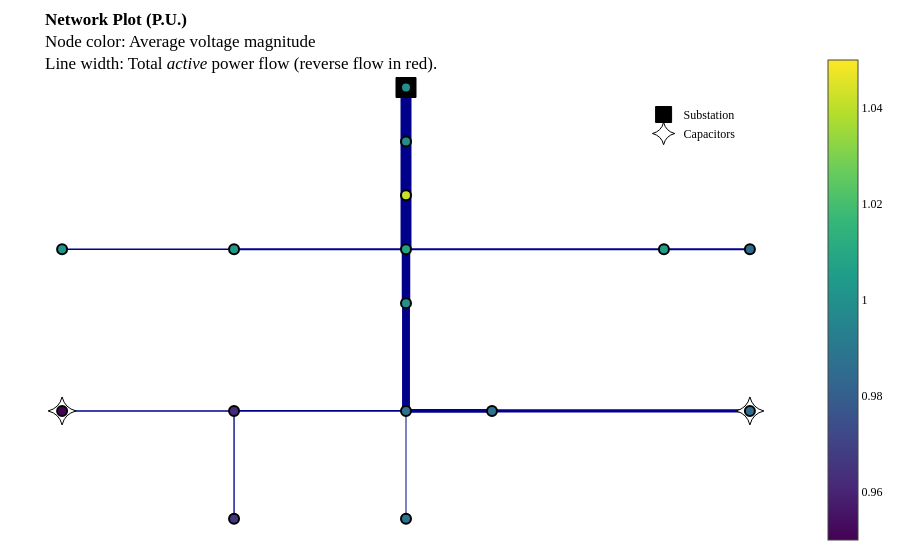

Source (notebook cell):
### Markdown cell above
## Run a power flow on the IEEE 13 bus system with no control variables.

### Code cell
case = opf.create_case(opf.CASES_DIR / "csv" / "ieee13")
result = case.run_pf()  # run power flow
result.plot_network()

### Figure 1 — Plotly figure (JSON) as saved in the notebook; plotly's stock layout.template omitted (floating-point values rounded to 4 significant figures)
{"data": [{"hoverinfo": "none", "line": {"color": "darkblue", "dash": "solid", "width": 11}, "mode": "lines", "showlegend": false, "type": "scatter", "x": [0.0303, 0.0303], "y": [1, 0.7647]}, {"hoverinfo": "none", "line": {"color": "darkblue", "dash": "solid", "width": 10.99}, "mode": "lines", "showlegend": false, "type": "scatter", "x": [0.0303, 0.0303], "y": [0.7647, 0.5294]}, {"hoverinfo": "none", "line": {"color": "darkblue", "dash": "solid", "width": 2.133}, "mode": "lines", "showlegend": false, "type": "scatter", "x": [0.0303, 0.7576], "y": [0.2941, 0.2941]}, {"hoverinfo": "none", "line": {"color": "darkblue", "dash": "solid", "width": 2.131}, "mode": "lines", "showlegend": false, "type": "scatter", "x": [0.7576, 1], "y": [0.2941, 0.2941]}, {"hoverinfo": "none", "line": {"color": "darkblue", "dash": "solid", "width": 7.912}, "mode": "lines", "showlegend": false, "type": "scatter", "x": [0.0303, 0.0303], "y": [0.05882, -0.4118]}, {"hoverinfo": "none", "line": {"color": "darkblue", "dash": "solid", "width": 2.137}, "mode": "lines", "showlegend": false, "type": "scatter", "x": [0.0303, -0.4545], "y": [0.2941, 0.2941]}, {"hoverinfo": "none", "line": {"color": "darkblue", "dash": "solid", "width": 1.655}, "mode": "lines", "showlegend": false, "type": "scatter", "x": [-0.4545, -0.9394], "y": [0.2941, 0.2941]}, {"hoverinfo": "none", "line": {"color": "darkblue", "dash": "solid", "width": 3.827}, "mode": "lines", "showlegend": false, "type": "scatter", "x": [0.0303, 0.2727], "y": [-0.4118, -0.4118]}, {"hoverinfo": "none", "line": {"color": "darkblue", "dash": "solid", "width": 3.362}, "mode": "lines", "showlegend": false, "type": "scatter", "x": [0.2727, 1], "y": [-0.4118, -0.4118]}, {"hoverinfo": "none", "line": {"color": "darkblue", "dash": "solid", "width": 1.457}, "mode": "lines", "showlegend": false, "type": "scatter", "x": [-0.4545, -0.9394], "y": [-0.4118, -0.4118]}, {"hoverinfo": "none", "line": {"color": "darkblue", "dash": "solid", "width": 1.342}, "mode": "lines", "showlegend": false, "type": "scatter", "x": [-0.4545, -0.4545], "y": [-0.4118, -0.8824]}, {"hoverinfo": "none", "line": {"color": "darkblue", "dash": "solid", "width": 8.507}, "mode": "lines", "showlegend": false, "type": "scatter", "x": [0.0303, 0.0303], "y": [0.2941, 0.05882]}, {"hoverinfo": "none", "line": {"color": "darkblue", "dash": "solid", "width": 10.95}, "mode": "lines", "showlegend": false, "type": "scatter", "x": [0.0303, 0.0303], "y": [0.5294, 0.2941]}, {"hoverinfo": "none", "line": {"color": "darkblue", "dash": "solid", "width": 1}, "mode": "lines", "showlegend": false, "type": "scatter", "x": [0.0303, 0.0303], "y": [-0.4118, -0.8824]}, {"hoverinfo": "none", "line": {"color": "darkblue", "dash": "solid", "width": 1.801}, "mode": "lines", "showlegend": false, "type": "scatter", "x": [0.0303, -0.4545], "y": [-0.4118, -0.4118]}, {"hoverinfo": "none", "marker": {"color": "black", "line": {"color": "black", "width": 1}, "size": 20, "symbol": "square"}, "mode": "markers", "name": "Substation", "showlegend": true, "type": "scatter", "x": [0.0303], "y": [1.0]}, {"hoverinfo": "none", "marker": {"color": "orange", "line": {"color": "black", "width": 0.5}, "size": 10, "symbol": "star-triangle-up"}, "mode": "markers", "name": "Reverse Power Flow", "showlegend": true, "type": "scatter", "x": [], "y": []}, {"hoverinfo": "none", "mode": "markers", "showlegend": false, "type": "scatter", "x": [], "y": []}, {"hoverinfo": "none", "marker": {"color": "white", "line": {"color": "black", "width": 1}, "size": 20, "symbol": "star-diamond"}, "mode": "markers", "name": "Capacitors", "showlegend": true, "type": "scatter", "x": [1.0, -0.9394], "y": [-0.4118, -0.4118]}, {"hoverinfo": "none", "marker": {"color": "white", "line": {"color": "black", "width": 1}, "size": 20, "symbol": "circle"}, "mode": "markers", "name": "Generators", "showlegend": true, "type": "scatter", "x": [], "y": []}, {"hoverlabel": {"font": {"family": "Monospace"}}, "hovertemplate": "%{text}", "marker": {"cmax": 1.05, "cmin": 0.95, "color": [1.0, 0.9981, 1.042, 1.005, 0.9845, 0.9876, 1.003, 1.002, 0.9876, 0.9855, 0.9502, 0.9658, 1.0, 1.008, 0.9876, 0.9619], "colorscale": [[0, "#440154"], [0.1111, "#482878"], [0.2222, "#3e4989"], [0.3333, "#31688e"], [0.4444, "#26828e"], [0.5556, "#1f9e89"], [0.6667, "#35b779"], [0.7778, "#6ece58"], [0.8889, "#b5de2b"], [1, "#fde725"]], "line": {"color": "black", "width": 2}, "reversescale": false, "showscale": true, "size": 10}, "mode": "markers", "showlegend": false, "text": ["<b>  Bus: sourcebus        (p.u.)</b><br><b>              A       B       C</b><br>⚡ V Mag     1.000   1.000   1.000<br>💡 P Load    0.000   0.000   0.000<br>💡 Q Load    0.000   0.000   0.000<br>", "<b>  Bus: 650          (p.u.)</b><br><b>              A       B       C</b><br>⚡ V Mag     0.998   0.999   0.998<br>💡 P Load    0.000   0.000   0.000<br>💡 Q Load    0.000   0.000   0.000<br><br><b>  transformer: sourcebus → 650</b><br>➡️ P Flow    1.259   0.976   1.352<br>➡️ Q Flow    0.705   0.388   0.695<br>", "<b>  Bus: rg60         (p.u.)</b><br><b>              A       B       C</b><br>⚡ V Mag     1.048   1.032   1.047<br>💡 P Load    0.000   0.000   0.000<br>💡 Q Load    0.000   0.000   0.000<br><br><b>  transformer: 650 → rg60</b><br>➡️ P Flow    1.257   0.975   1.350<br>➡️ Q Flow    0.701   0.386   0.692<br>", "<b>  Bus: 633          (p.u.)</b><br><b>              A       B       C</b><br>⚡ V Mag     1.002   1.022   0.992<br>💡 P Load    0.000   0.000   0.000<br>💡 Q Load    0.000   0.000   0.000<br><br><b>  line: 632 → 633</b><br>➡️ P Flow    0.163   0.122   0.122<br>➡️ Q Flow    0.115   0.093   0.093<br>", "<b>  Bus: 634          (p.u.)</b><br><b>              A       B       C</b><br>⚡ V Mag     0.978   1.003   0.973<br>💡 P Load    0.160   0.120   0.120<br>💡 Q Load    0.110   0.090   0.090<br><br><b>  transformer: 633 → 634</b><br>➡️ P Flow    0.163   0.121   0.122<br>➡️ Q Flow    0.115   0.093   0.093<br>", "<b>  Bus: 671          (p.u.)</b><br><b>              A       B       C</b><br>⚡ V Mag     0.973   1.035   0.954<br>💡 P Load    0.385   0.396   0.374<br>💡 Q Load    0.207   0.240   0.212<br><br><b>  line: 670 → 671</b><br>➡️ P Flow    1.047   0.460   0.972<br>➡️ Q Flow    0.462   0.088   0.283<br>", "<b>  Bus: 645          (p.u.)</b><br><b>              A       B       C</b><br>⚡ V Mag     ---     1.014   0.993<br>💡 P Load    ---     0.170   0.000<br>💡 Q Load    ---     0.125   0.000<br><br><b>  line: 632 → 645</b><br>➡️ P Flow    ---     0.330   0.078<br>➡️ Q Flow    ---     0.128   0.134<br>", "<b>  Bus: 646          (p.u.)</b><br><b>              A       B       C</b><br>⚡ V Mag     ---     1.013   0.991<br>💡 P Load    ---     0.157   0.077<br>💡 Q Load    ---     0.001   0.134<br><br><b>  line: 645 → 646</b><br>➡️ P Flow    ---     0.158   0.077<br>➡️ Q Flow    ---     0.001   0.134<br>", "<b>  Bus: 692          (p.u.)</b><br><b>              A       B       C</b><br>⚡ V Mag     0.973   1.035   0.954<br>💡 P Load    0.043   0.000   0.124<br>💡 Q Load    0.122   0.000   0.026<br><br><b>  switch: 671 → 692</b><br>➡️ P Flow    0.531   0.068   0.415<br>➡️ Q Flow    0.127  -0.155   0.057<br>", "<b>  Bus: 675          (p.u.)</b><br><b>              A       B       C</b><br>⚡ V Mag     0.967   1.037   0.952<br>💡 P Load    0.485   0.068   0.290<br>💡 Q Load    0.190   0.060   0.212<br>🔃 Q Cap     0.200   0.200   0.200<br><br><b>  line: 692 → 675</b><br>➡️ P Flow    0.488   0.068   0.291<br>➡️ Q Flow    0.005  -0.155   0.031<br>", "<b>  Bus: 611          (p.u.)</b><br><b>              A       B       C</b><br>⚡ V Mag     ---     ---     0.950<br>💡 P Load    ---     ---     0.163<br>💡 Q Load    ---     ---     0.077<br>🔃 Q Cap     ---     ---     0.100<br><br><b>  line: 684 → 611</b><br>➡️ P Flow    ---     ---     0.164<br>➡️ Q Flow    ---     ---    -0.013<br>", "<b>  Bus: 652          (p.u.)</b><br><b>              A       B       C</b><br>⚡ V Mag     0.966   ---     ---  <br>💡 P Load    0.122   ---     ---  <br>💡 Q Load    0.082   ---     ---  <br><br><b>  line: 684 → 652</b><br>➡️ P Flow    0.123   ---     ---  <br>➡️ Q Flow    0.082   ---     ---  <br>", "<b>  Bus: 670          (p.u.)</b><br><b>              A       B       C</b><br>⚡ V Mag     0.995   1.027   0.980<br>💡 P Load    0.017   0.066   0.117<br>💡 Q Load    0.010   0.038   0.068<br><br><b>  line: 632 → 670</b><br>➡️ P Flow    1.067   0.524   1.101<br>➡️ Q Flow    0.495   0.128   0.369<br>", "<b>  Bus: 632          (p.u.)</b><br><b>              A       B       C</b><br>⚡ V Mag     1.005   1.024   0.995<br>💡 P Load    0.000   0.000   0.000<br>💡 Q Load    0.000   0.000   0.000<br><br><b>  line: rg60 → 632</b><br>➡️ P Flow    1.252   0.972   1.344<br>➡️ Q Flow    0.693   0.382   0.682<br>", "<b>  Bus: 680          (p.u.)</b><br><b>              A       B       C</b><br>⚡ V Mag     0.973   1.035   0.954<br>💡 P Load    0.000   0.000   0.000<br>💡 Q Load    0.000   0.000   0.000<br><br><b>  line: 671 → 680</b><br>➡️ P Flow    0.000   0.000   0.000<br>➡️ Q Flow    0.000   0.000   0.000<br>", "<b>  Bus: 684          (p.u.)</b><br><b>              A       B       C</b><br>⚡ V Mag     0.971   ---     0.952<br>💡 P Load    0.000   ---     0.000<br>💡 Q Load    0.000   ---     0.000<br><br><b>  line: 671 → 684</b><br>➡️ P Flow    0.123   ---     0.164<br>➡️ Q Flow    0.082   ---    -0.013<br>"], "textposition": "top center", "type": "scatter", "x": [0.0303, 0.0303, 0.0303, 0.7576, 1.0, 0.0303, -0.4545, -0.9394, 0.2727, 1.0, -0.9394, -0.4545, 0.0303, 0.0303, 0.0303, -0.4545], "y": [1.0, 0.7647, 0.5294, 0.2941, 0.2941, -0.4118, 0.2941, 0.2941, -0.4118, -0.4118, -0.4118, -0.8824, 0.05882, 0.2941, -0.8824, -0.4118]}], "layout": {"font": {"color": "Black", "family": "Droid Sans Mono"}, "legend": {"bgcolor": "White", "font": {"color": "Black"}, "x": 0.8, "y": 0.9}, "margin": {"b": 10, "l": 10, "r": 10, "t": 50}, "paper_bgcolor": "White", "plot_bgcolor": "White", "title": {"font": {"color": "Black"}, "text": "<b>Network Plot (P.U.)</b><br>Node color: Average voltage magnitude<br>Line width: Total <i>active</i> power flow (reverse flow in red)."}, "xaxis": {"visible": false}, "yaxis": {"visible": false}}}
